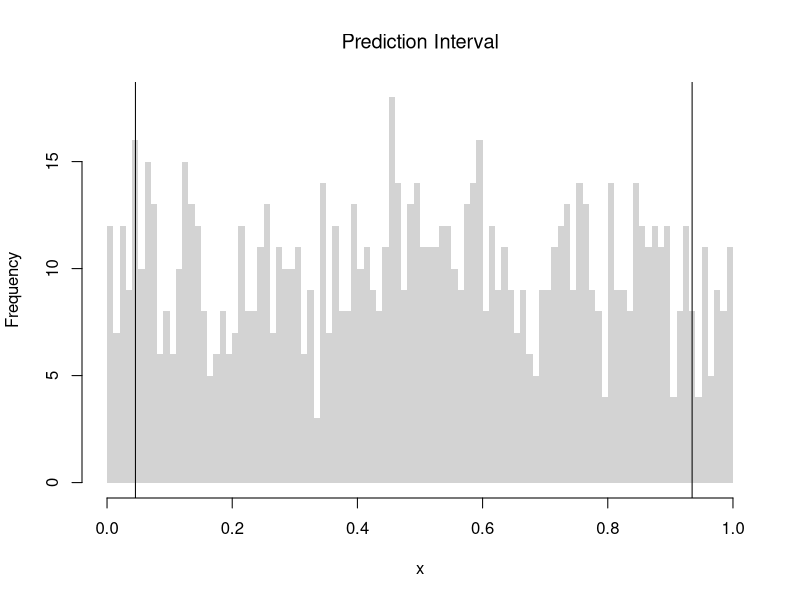
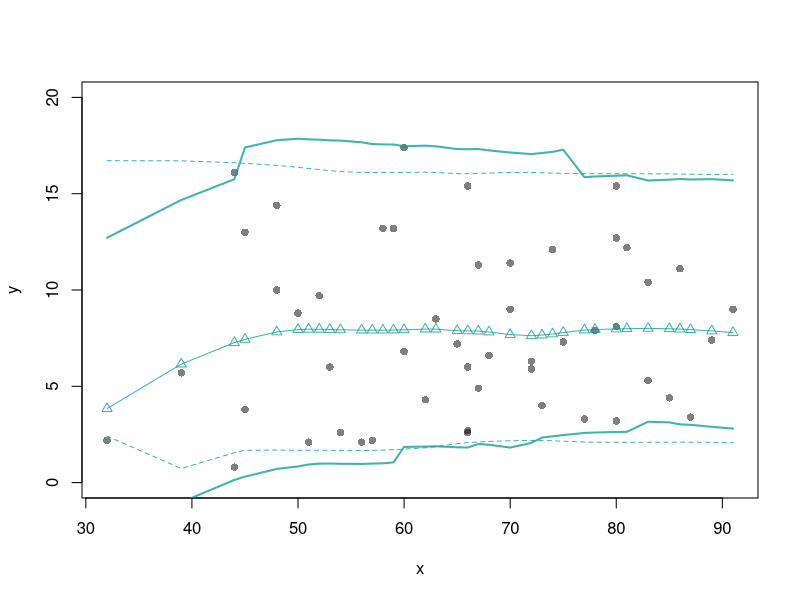

Reproduce these figures in R, in order.
## ---- chunk 1
x <- runif(1000)
# Middle 90% of values
xq0 <- quantile(x, probs=c(.05,.95))

bks <- seq(0,1,by=.01)
hist(x, breaks=bks, border=NA,
    main='Prediction Interval', font.main=1)
abline(v=xq0)

paste0('we are 90% confident that the a future data point will be between ', 
    round(xq0[1],2), ' and ', round(xq0[2],2) )
## ---- chunk 2
# Bivariate Data from USArrests
xy <- USArrests[,c('Murder','UrbanPop')]
colnames(xy) <- c('y','x')
xy0 <- xy[order(xy$x),]
## ---- chunk 3
# From "Basic Regression"
xy0 <- xy[order(xy$x),]
X0 <- unique(xy0$x)
reg_lo <- loess(y~x, data=xy0, span=.8)
preds_lo <- predict(reg_lo, newdata=data.frame(x=X0))


# Jackknife CI
jack_lo <- sapply(1:nrow(xy), function(i){
    xy_i <- xy[-i,]
    reg_i <- loess(y~x, dat=xy_i, span=.8)
    predict(reg_i, newdata=data.frame(x=X0))
})

boot_regs <- lapply(1:399, function(b){
    b_id <- sample( nrow(xy), replace=T)
    xy_b <- xy[b_id,]
    reg_b <- lm(y~x, dat=xy_b)
})

plot(y~x, pch=16, col=grey(0,.5),
    dat=xy0, ylim=c(0, 20))
lines(X0, preds_lo,
    col=hcl.colors(3,alpha=.75)[2],
    type='o', pch=2)

# Estimate Residuals CI at design points
res_lo <- sapply(1:nrow(xy), function(i){
    y_i <- xy[i,'y']
    preds_i <- jack_lo[,i]
    resids_i <- y_i - preds_i
})
res_cb <- apply(res_lo, 1, quantile,
    probs=c(.025,.975), na.rm=T)

# Plot
lines( X0, preds_lo +res_cb[1,],
    col=hcl.colors(3,alpha=.75)[2], lt=2)
lines( X0, preds_lo +res_cb[2,],
    col=hcl.colors(3,alpha=.75)[2], lty=2)



# Smooth estimates 
res_lo <- lapply(1:nrow(xy), function(i){
    y_i <- xy[i,'y']
    x_i <- xy[i,'x']
    preds_i <- jack_lo[,i]
    resids_i <- y_i - preds_i
    cbind(e=resids_i, x=x_i)
})
res_lo <- as.data.frame(do.call(rbind, res_lo))

res_fun <- function(x0, h, res_lo){
    # Assign equal weight to observations within h distance to x0
    # 0 weight for all other observations
    ki <- dunif(res_lo$x, x0-h, x0+h) 
    ei <- res_lo[ki!=0,'e']
    res_i <- quantile(ei, probs=c(.025,.975), na.rm=T)
}
res_lo2 <- sapply(X0, res_fun, h=15, res_lo=res_lo)

lines( X0, preds_lo + res_lo2[1,],
    col=hcl.colors(3,alpha=.75)[2], lty=1, lwd=2)
lines( X0, preds_lo + res_lo2[2,],
    col=hcl.colors(3,alpha=.75)[2], lty=1, lwd=2)
